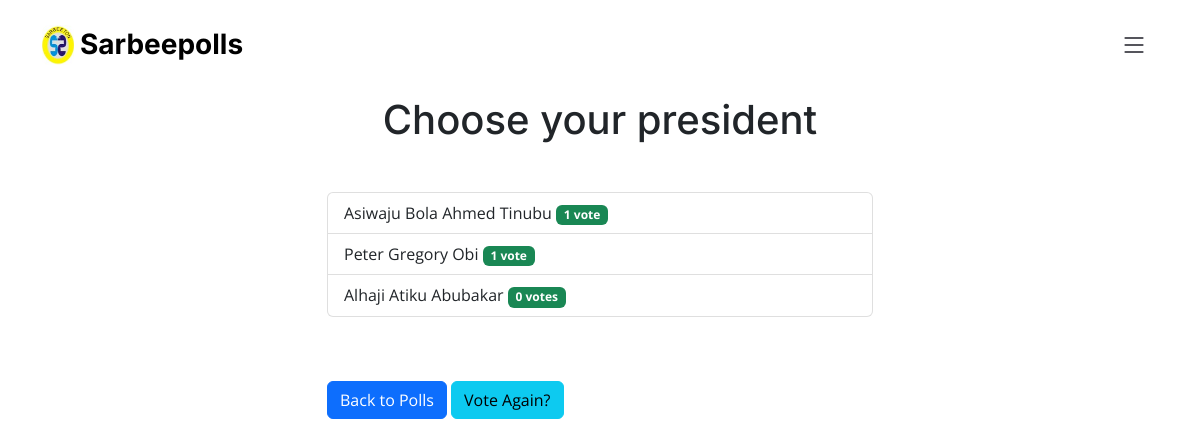
/1/results/, run on the app's committed database.
### polls/models.py (models this page shows, shortened)
class Question(models.Model):
    question_text = models.CharField(max_length=200)
    pub_date = models.DateTimeField('date published')

class Choice(models.Model):
    question = models.ForeignKey(Question, on_delete=models.CASCADE)
    choice_text = models.CharField(max_length=200)
    candidate_name = models.CharField(max_length=200)
    votes = models.IntegerField(default=0)
    voters = models.ManyToManyField(User, blank=True)
    logo = models.ImageField(upload_to='profile_Pics')
    bio = models.TextField()
    image = models.ImageField(upload_to='profile_Pics')

### polls/views.py (the view)
# urls.py: path('<int:question_id>/results/',views.results, name='results'),
def results(request, question_id):
    question = get_object_or_404(Question, pk=question_id)
    return render(request, 'results.html', {'question': question})

### polls/templates/results.html
{% extends 'base.html' %}
{% block content %}
<br/>
<br/>
<br/>
<br/>
<h1 class="mb-5 text-center">{{question.question_text}}</h1>
<ul class="list-group mb-5">
    {% for choice in question.choice_set.all%}
    <li class="list-group-item">
        {{choice.choice_text}} <span class="bg bg-success badge badge-success float-right">{{choice.votes}}
    vote{{choice.votes|pluralize}}</span>
    </li>
    {% endfor %}
</ul>
<a class="btn btn-primary mt-3" href="{% url 'index' %}">Back to Polls</a>
<a class="btn btn-info mt-3" href="{% url 'detail' question.id %}">Vote Again?</a>
{% endblock %}

### static/assets/css/main.css (style rules this page uses)
:root { --font-default: "Open Sans", system-ui, -apple-system, "Segoe UI", Roboto, "Helvetica Neue", Arial, "Noto Sans", "Liberation Sans", sans-serif, "Apple Color Emoji", "Segoe UI Emoji", "Segoe UI Symbol", "Noto Color Emoji"; --font-primary: "Amatic SC", sans-serif; --font-secondary: "Inter", sans-serif; }
:root { --color-default: #212529; --color-primary: #ce1212; --color-secondary: #37373f; }
:root { scroll-behavior: smooth; }
body { font-family: var(--font-default); color: var(--color-default); }
a { color: var(--color-primary); text-decoration: none; }
h1, h2, h3, h4, h5, h6 { font-family: var(--font-secondary); }

### data on the page
Question: question_text "Choose your president"
Choice: choice_text "Asiwaju Bola Ahmed Tinubu", votes "1"
Choice: choice_text "Peter Gregory Obi", votes "1"
Choice: choice_text "Alhaji Atiku Abubakar", votes "0"
